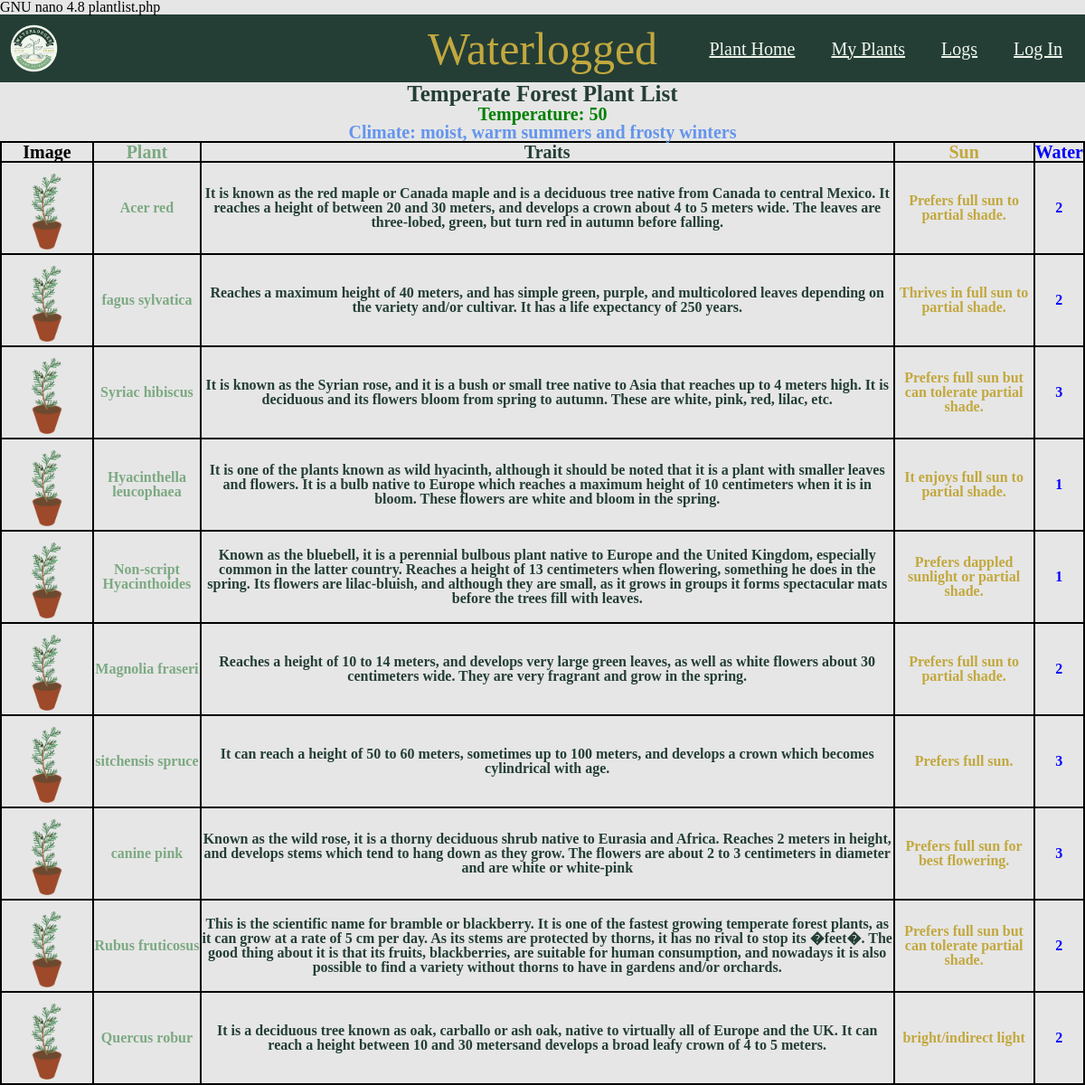
The page /html/plantlist.php?location_id=2 on the database its author committed.
### tables this page shows
CREATE TABLE `locations` (
  `id` int NOT NULL,
  `name` varchar(255) DEFAULT NULL,
  `temperature` int DEFAULT NULL,
  `climate` varchar(255) DEFAULT NULL,
  PRIMARY KEY (`id`)
);

CREATE TABLE images (
    plant_id INT NULL,
    location_id INT NULL,
    path VARCHAR(255) NOT NULL,
    CONSTRAINT fk_plant FOREIGN KEY (plant_id) REFERENCES plants(id),
    CONSTRAINT fk_location FOREIGN KEY (location_id) REFERENCES locations(id),
    CONSTRAINT chk_images CHECK ((plant_id IS NOT NULL AND location_id IS NULL) OR (plant_id IS NULL AND location_id IS NOT NULL))
);

CREATE TABLE `plants` (
  `id` int NOT NULL,
  `name` varchar(225) DEFAULT NULL,
  `traits` mediumtext DEFAULT NULL,
  `sun` varchar(255) DEFAULT NULL,
  `water_freq_weekly` varchar(255) DEFAULT NULL,
  `location_id` int,  
  PRIMARY KEY (`id`),
  CONSTRAINT `location_id_fk` FOREIGN KEY (`location_id`) REFERENCES `locations` (`id`)  
  );

### html/plantlist.php (the view, shortened to what this page needs)
<?php
    $servername = "localhost";
    $username = "cof";
    $password = "cOwmoo1324!";
    $dbname = "waterlogged";
    $conn = new mysqli($servername, $username, $password, $dbname);
    $location_id = 0;
    $locationName = "";
    $locationTemperature = "";
    $locationClimate = "";
    if (isset($_GET['location_id']) && is_numeric($_GET['location_id'])) {
        $location_id = $conn->real_escape_string($_GET['location_id']);
    }
    $sql = "SELECT
    l.id as location_id,
    l.name as location_name,
    l.temperature,
    l.climate,
    p.id,
    p.name,
    p.traits,
    p.sun,
    p.water_freq_weekly,
    images.path
    FROM plants as p
    join images on p.id = images.plant_id
    join locations as l on p.location_id = l.id
    where p.location_id = $location_id;";
    $result = $conn->query($sql);
    if ($result->num_rows > 0) {
        $firstRow = $result->fetch_assoc();
        $locationName = $firstRow["location_name"];
        $locationTemperature = $firstRow["temperature"];
        $locationClimate = $firstRow["climate"];
        $result->data_seek(0);
    }
?>
<!DOCTYPE html>
<html lang="en">
<head>
    <link rel="stylesheet" href="../css/mainStyle.css" />
</head>
<body>
    <nav class="nav-links">
        <div class="logo">
        <a href="../index.php">
            <img src="../images/Waterlogged_Logo.png" alt="Waterlogged Logo" id="logo"/>
                </a>
        </div>
        <div class="please"style="position: absolute; left: 50%; transform: translateX(-50%);">Waterlogged</div>
        <ul>
            <li><a href="../index.php">Plant Home</a></li>
            <li><a href="./myPlants.php">My Plants</a></li>
            <li><a href="./logs.php">Logs</a></li>
            <li><a href="./users.php">Log In</a></li>
        </ul>
    </nav>
    <div class ="header-plant-list">
    <h1 class="top-header-PL"><?php echo htmlspecialchars($locationName); ?> Plant List</h1>
    <p class="temperature">Temperature: <?php echo htmlspecialchars($locationTemperature); ?></p>
    <p class="climate">Climate: <?php echo htmlspecialchars($locationClimate); ?></p>
</div>
    <table style=" table-layout: fixed;">
    <tr>
        <th style="border: 2px solid black;color:light green;font-weight:bold;font-size: 20px;">Image</th>
        <th style="border: 2px solid black;color:#7CA982;font-weight:bold;font-size: 20px;">Plant</th>
        <th style="border: 2px solid black;color:#243E36;;font-weight:bold;font-size: 20px;">Traits</th>
        <th style="border: 2px solid black;color:#C2A83E;font-weight:bold;font-size: 20px;">Sun</th>
        <th style="border: 2px solid black;color:blue;font-weight:bold;font-size: 20px;">Water</th>
    </tr>
    <?php if ($result->num_rows > 0): ?>
            <?php while($row = $result->fetch_assoc()): ?>
                <tr>
                    <td style='border: 2px solid black;'>
                        <img src="../<?php echo htmlspecialchars($row['path']); ?>" alt="<?php echo htmlspecialchars($row['name']); ?>" style="width:100px;height:auto;">
                    </td>
                    <td style='border: 2px solid black;color:#7CA982;font-weight:bold;'><?php echo htmlspecialchars($row["name"]); ?></td>
                    <td style='border: 2px solid black;color:#243E36;font-weight:bold;'><?php echo htmlspecialchars($row["traits"]); ?></td>
                    <td style='border: 2px solid black;color:#C2A83E;font-weight:bold;'><?php echo htmlspecialchars($row["sun"]); ?></td>
                    <td style='border: 2px solid black;color:blue;font-weight:bold;'><?php echo htmlspecialchars($row["water_freq_weekly"]); ?></td>
                </tr>
            <?php endwhile; ?>
        <?php else: ?>
            <tr><td colspan='5' style='border: 2px solid black;'>0 results</td></tr>
        <?php endif; ?>
    </table>
</body>
</html>

### css/mainStyle.css (style rules this page uses)
html, body, div, span, applet, object, iframe, h1, h2, h3, h4, h5, h6, p, blockquote, pre, a, abbr, acronym, address, big, cite, code, del, dfn, em, img, ins, kbd, q, s, samp, small, strike, strong, sub, sup, tt, var, b, u, i, center, dl, dt, dd, ol, ul, li, fieldset, form, label, legend, table, caption, tbody, tfoot, thead, tr, th, td, article, aside, canvas, details, embed, figure, figcaption, footer, header, hgroup, menu, nav, output, ruby, section, summary, time, mark, audio, video { margin: 0; padding: 0; border: 0; font-size: 100%; font: inherit; vertical-align: baseline; }
article, aside, details, figcaption, figure, footer, header, hgroup, menu, nav, section { display: block; }
body { line-height: 1; }
ol, ul { list-style: none; }
table { border-collapse: collapse; border-spacing: 0; }
* { margin: 0; padding: 0; }
body { background-color: #e6e6e6; }
.please { font-size: 50px; color: #c2a83e; }
nav { display: flex; justify-content: space-between; align-items: center; background-color: #243e36; }
.nav-links { display: flex; list-style: none; font-size: 20px; }
.nav-links li { display: inline-block; padding-right: 25px; margin-left: 10px; }
.nav-links a { color: #f1f7ed; }
#logo { height: 75px; }
.header-plant-list { text-align: center; }
.top-header-PL { color: #243e36; font-weight: bold; font-size: 25px; }
.temperature { color: green; font-weight: bold; font-size: 20px; }
.climate { color: cornflowerblue; font-weight: bold; font-size: 20px; }
td, th { text-align: center; vertical-align: middle; }

### rows shown on the page
locations: name "Temperate Forest", temperature "50", climate "moist, warm summers and frosty winters"
images: path (picture), plant.name "Acer red", plant.traits "It is known as the red maple or Canada maple and is a deciduous tree native from Canada to central Mexico. It reaches a height of between 20 and 30 meters, and develops a crown about 4 to 5 meters wide. The leaves are three-lobed, green, but turn red in autumn before falling.", plant.sun "Prefers full sun to partial shade.", plant.water_freq_weekly "2"
images: path (picture), plant.name "fagus sylvatica", plant.traits "Reaches a maximum height of 40 meters, and has simple green, purple, and multicolored leaves depending on the variety and/or cultivar. It has a life expectancy of 250 years.", plant.sun "Thrives in full sun to partial shade.", plant.water_freq_weekly "2"
images: path (picture), plant.name "Syriac hibiscus", plant.traits "It is known as the Syrian rose, and it is a bush or small tree native to Asia that reaches up to 4 meters high. It is deciduous and its flowers bloom from spring to autumn. These are white, pink, red, lilac, etc.", plant.sun "Prefers full sun but can tolerate partial shade.", plant.water_freq_weekly "3"
images: path (picture), plant.name "Hyacinthella leucophaea", plant.traits "It is one of the plants known as wild hyacinth, although it should be noted that it is a plant with smaller leaves and flowers. It is a bulb native to Europe which reaches a maximum height of 10 centimeters when it is in bloom. These flowers are white and bloom in the spring.", plant.sun "It enjoys full sun to partial shade.", plant.water_freq_weekly "1"
images: path (picture), plant.name "Non-script Hyacinthoides", plant.traits "Known as the bluebell, it is a perennial bulbous plant native to Europe and the United Kingdom, especially common in the latter country. Reaches a height of 13 centimeters when flowering, something he does in the spring. Its flowers are lilac-bluish, and although they are small, as it grows in groups it forms spectacular mats before the trees fill with leaves.", plant.sun "Prefers dappled sunlight or partial shade.", plant.water_freq_weekly "1"
images: path (picture), plant.name "Magnolia fraseri", plant.traits "Reaches a height of 10 to 14 meters, and develops very large green leaves, as well as white flowers about 30 centimeters wide. They are very fragrant and grow in the spring.", plant.sun "Prefers full sun to partial shade.", plant.water_freq_weekly "2"
images: path (picture), plant.name "sitchensis spruce", plant.traits "It can reach a height of 50 to 60 meters, sometimes up to 100 meters, and develops a crown which becomes cylindrical with age.", plant.sun "Prefers full sun.", plant.water_freq_weekly "3"
images: path (picture), plant.name "canine pink", plant.traits "Known as the wild rose, it is a thorny deciduous shrub native to Eurasia and Africa. Reaches 2 meters in height, and develops stems which tend to hang down as they grow. The flowers are about 2 to 3 centimeters in diameter and are white or white-pink", plant.sun "Prefers full sun for best flowering.", plant.water_freq_weekly "3"
images: path (picture), plant.name "Rubus fruticosus", plant.traits "This is the scientific name for bramble or blackberry. It is one of the fastest growing temperate forest plants, as it can grow at a rate of 5 cm per day. As its stems are protected by thorns, it has no rival to stop its �feet�. The good thing about it is that its fruits, blackberries, are suitable for human consumption, and nowadays it is also possible to find a variety without thorns to have in gardens and/or orchards.", plant.sun "Prefers full sun but can tolerate partial shade.", plant.water_freq_weekly "2"
images: path (picture), plant.name "Quercus robur", plant.traits "It is a deciduous tree known as oak, carballo or ash oak, native to virtually all of Europe and the UK. It can reach a height between 10 and 30 metersand develops a broad leafy crown of 4 to 5 meters.", plant.sun "bright/indirect light", plant.water_freq_weekly "2"
